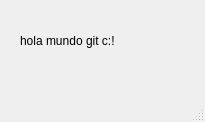
<?xml version="1.0" encoding="UTF-8"?>
<ui version="4.0">
 <class>MainWindow</class>
 <widget class="QMainWindow" name="MainWindow">
  <property name="geometry">
   <rect>
    <x>0</x>
    <y>0</y>
    <width>205</width>
    <height>122</height>
   </rect>
  </property>
  <property name="windowTitle">
   <string>MainWindow</string>
  </property>
  <widget class="QWidget" name="centralwidget">
   <widget class="QLabel" name="label">
    <property name="geometry">
     <rect>
      <x>20</x>
      <y>20</y>
      <width>141</width>
      <height>41</height>
     </rect>
    </property>
    <property name="text">
     <string>hola mundo git c:!</string>
    </property>
   </widget>
  </widget>
  <widget class="QMenuBar" name="menubar">
   <property name="geometry">
    <rect>
     <x>0</x>
     <y>0</y>
     <width>205</width>
     <height>25</height>
    </rect>
   </property>
  </widget>
  <widget class="QStatusBar" name="statusbar"/>
 </widget>
 <resources/>
 <connections/>
</ui>
